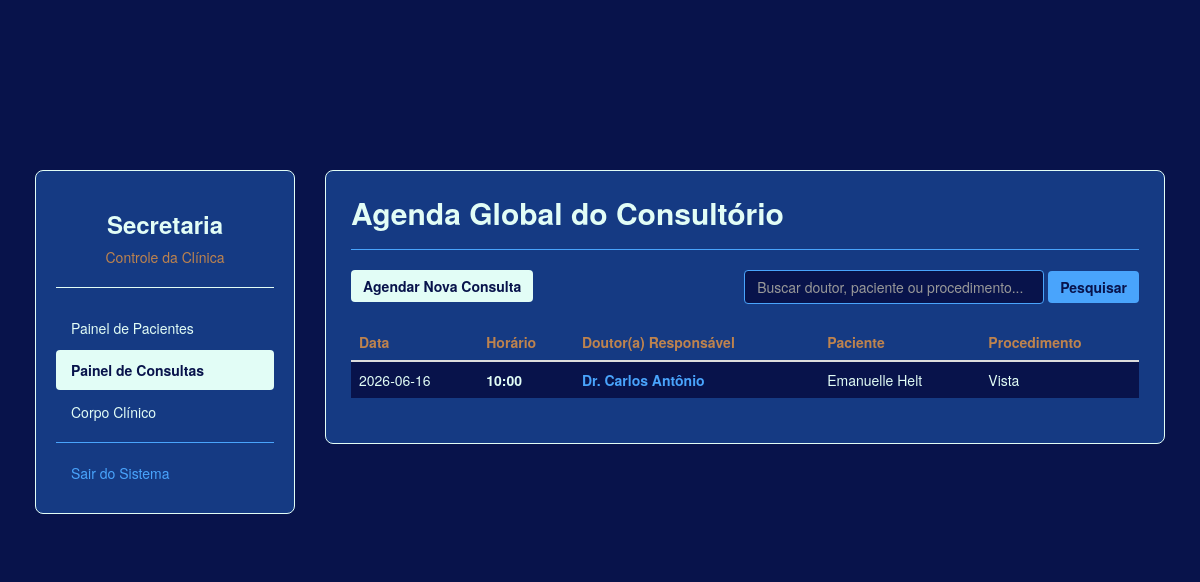
The app's page /secretaria/consultas with its own data.
### tables this page shows
CREATE TABLE fila_medico (
                        id INTEGER PRIMARY KEY AUTOINCREMENT,
                        nome TEXT NOT NULL,
                        procedimento TEXT NOT NULL,
                        data TEXT NOT NULL,
                        horario TEXT NOT NULL,
                        dentista_login TEXT NOT NULL);

CREATE TABLE dentistas (
                        id INTEGER PRIMARY KEY AUTOINCREMENT,
                        nome TEXT NOT NULL,
                        cro TEXT NOT NULL,
                        usuario_login TEXT UNIQUE NOT NULL);

### app.py (the view)
@app.route('/secretaria/consultas')
def secretaria_consultas():
    termo_pesquisa = request.args.get('pesquisa', '')
    conn = conectar_banco()
    data_atual = date.today().strftime('%Y-%m-%d')
    query_base = '''
        SELECT f.*, d.nome as dentista_nome
        FROM fila_medico f
        JOIN dentistas d ON f.dentista_login = d.usuario_login
        WHERE f.data >= ?
    '''
    if termo_pesquisa:
        consultas_agendadas = conn.execute(query_base + '''
            AND (f.nome LIKE ? OR f.procedimento LIKE ? OR d.nome LIKE ?)
            ORDER BY f.data ASC, f.horario ASC
        ''', (data_atual, f'%{termo_pesquisa}%', f'%{termo_pesquisa}%', f'%{termo_pesquisa}%')).fetchall()
    else:
        consultas_agendadas = conn.execute(query_base + ' ORDER BY f.data ASC, f.horario ASC', (data_atual,)).fetchall()
    conn.close()
    return render_template('secretaria_consultas.html', consultas=consultas_agendadas, termo=termo_pesquisa)

### app.py (called while the page is built)
def conectar_banco():
    conn = sqlite3.connect(ARQUIVO_BANCO)
    conn.row_factory = sqlite3.Row
    return conn

### templates/secretaria_consultas.html (shortened to what this page needs)
<!DOCTYPE html>
<html lang="pt-BR">
<head>
    <link rel="stylesheet" href="https://stackpath.bootstrapcdn.com/bootstrap/3.4.1/css/bootstrap.min.css">
    <link rel="stylesheet" href="{{ url_for('static', filename='css/style.css') }}">
</head>
<body>
    <div class="container dashboard-container">
        <div class="row">
            <div class="col-md-3">
                <div class="sidebar">
                    <h3 class="text-ouro text-center">Secretaria</h3>
                    <p class="text-center text-muted">Controle da Clínica</p>
                    <hr style="border-color: #e2fdf6;">
                    <ul class="nav nav-pills nav-stacked">
                        <li><a href="{{ url_for('secretaria_recepcao') }}" style="color: #e2fdf6;">Painel de Pacientes</a></li>
                        <li class="active"><a href="{{ url_for('secretaria_consultas') }}" style="background-color: #e2fdf6; color: #08134b; font-weight: bold;">Painel de Consultas</a></li>
                        <li><a href="{{ url_for('secretaria_dentistas') }}" style="color: #e2fdf6;">Corpo Clínico</a></li>
                        <hr style="border-color: #49a4fc; margin: 10px 0;">
                        <li><a href="{{ url_for('login') }}" style="color: #49a4fc;">Sair do Sistema</a></li>
                    </ul>
                </div>
            </div>
            <div class="col-md-9">
                <div class="main-panel">
                    <h2 class="text-ouro" style="margin-top: 0;">Agenda Global do Consultório</h2>
                    <hr style="border-color: #49a4fc;">
                    <div class="row" style="margin-bottom: 20px;">
                        <div class="col-sm-4">
                            <a href="{{ url_for('agendar_consulta') }}" class="btn btn-ouro">Agendar Nova Consulta</a>
                        </div>
                        <div class="col-sm-8 text-right">
                            <form action="{{ url_for('secretaria_consultas') }}" method="GET" class="form-inline">
                                <div class="form-group">
                                    <input type="text" class="form-control" name="pesquisa" placeholder="Buscar doutor, paciente ou procedimento..." value="{{ termo }}" style="background-color: #08134b; color: #e2fdf6; border: 1px solid #49a4fc; min-width: 300px;">
                                </div>
                                <button type="submit" class="btn btn-primary" style="background-color: #49a4fc; border: none;">Pesquisar</button>
                            </form>
                        </div>
                    </div>
                    <div class="table-responsive" style="margin-top: 15px;">
                        <table class="table" style="color: #e2fdf6;">
                            <thead>
                                <tr style="color: #be834e;">
                                    <th>Data</th>
                                    <th>Horário</th>
                                    <th>Doutor(a) Responsável</th>
                                    <th>Paciente</th>
                                    <th>Procedimento</th>
                                </tr>
                            </thead>
                            <tbody>
                                {% if consultas %}
                                    {% for consulta in consultas %}
                                    <tr style="background-color: #08134b;">
                                        <td>{{ consulta.data }}</td>
                                        <td><strong>{{ consulta.horario }}</strong></td>
                                        <td><span style="color: #49a4fc; font-weight: bold;">{{ consulta.dentista_nome }}</span></td>
                                        <td>{{ consulta.nome }}</td>
                                        <td>{{ consulta.procedimento }}</td>
                                    </tr>
                                    {% endfor %}
                                {% else %}
                                    <tr style="background-color: #08134b;">
                                        <td colspan="5" class="text-center" style="color: #49a4fc; padding: 20px;">Nenhum procedimento encontrado.</td>
                                    </tr>
                                {% endif %}
                            </tbody>
                        </table>
                    </div>
                </div>
            </div>
        </div>
    </div>
</body>
</html>

### static/css/style.css (style rules this page uses)
body { padding-top: 100px; background-color: #08134b; color: #e2fdf6; }
h2 { color: #e2fdf6; font-weight: bold; }
.text-muted { color: #be834e !important; }
.form-control { background-color: #e2fdf6; color: #08134b; border: 1px solid #49a4fc; }
.btn-primary { background-color: #e2fdf6; border-color: #e2fdf6; color: #08134b; font-weight: bold; transition: all 0.3s; }
.dashboard-container { margin-top: 50px; padding: 20px; }
.sidebar { background-color: #153a83; border-radius: 8px; padding: 20px; border: 1px solid #e2fdf6; margin-bottom: 20px; }
.main-panel { background-color: #153a83; border-radius: 8px; padding: 25px; border: 1px solid #e2fdf6; }
.text-ouro { color: #e2fdf6 !important; font-weight: bold; }
.btn-ouro { background-color: #e2fdf6; color: #08134b; font-weight: bold; border: none; }

### records on screen
fila_medico: data "2026-06-16", horario "10:00", dentista_nome "Dr. Carlos Antônio", nome "Emanuelle Helt", procedimento "Vista"
